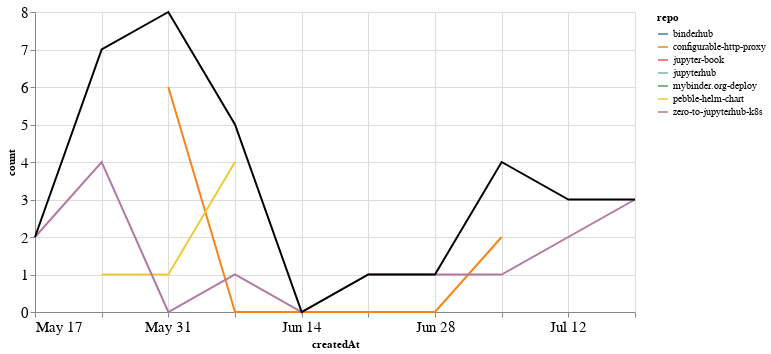

Notebook code for this chart:
### Markdown cell above
## PRs

### Code cell
prs_time = prs.groupby('repo').resample('W', on='createdAt').count()['author'].reset_index()
prs_time = prs_time.rename(columns={'author': 'count'})
prs_time_total = prs_time.groupby('createdAt').agg({"count": "sum"}).reset_index()

ch1 = alt.Chart(prs_time, width=600).mark_line().encode(
    x='createdAt',
    y='count',
    color='repo',
    tooltip="repo"
)

ch2 = alt.Chart(prs_time_total, width=600).mark_line(color="black").encode(
    x='createdAt',
    y='count',
)

ch1 + ch2

### Figure 1 — Vega-Lite specification as saved in the notebook (floating-point values rounded to 4 significant figures)
{"config": {"axisLeft": {"labelFontSize": 15}, "axisBottom": {"labelFontSize": 15}}, "layer": [{"data": {"name": "data-4ac53ae7cd1bdf70a362957badf1c2a9"}, "mark": "line", "encoding": {"color": {"type": "nominal", "field": "repo"}, "tooltip": {"type": "nominal", "field": "repo"}, "x": {"type": "temporal", "field": "createdAt"}, "y": {"type": "quantitative", "field": "count"}}, "width": 600}, {"data": {"name": "data-7a76f031217c9cf8fa329598137b1473"}, "mark": {"type": "line", "color": "black"}, "encoding": {"x": {"type": "temporal", "field": "createdAt"}, "y": {"type": "quantitative", "field": "count"}}, "width": 600}], "$schema": "https://vega.github.io/schema/vega-lite/v4.8.1.json", "datasets": {"data-4ac53ae7cd1bdf70a362957badf1c2a9": [{"repo": "binderhub", "createdAt": "2020-05-24T00:00:00", "count": 2}, {"repo": "configurable-http-proxy", "createdAt": "2020-05-31T00:00:00", "count": 6}, {"repo": "configurable-http-proxy", "createdAt": "2020-06-07T00:00:00", "count": 0}, {"repo": "configurable-http-proxy", "createdAt": "2020-06-14T00:00:00", "count": 0}, {"repo": "configurable-http-proxy", "createdAt": "2020-06-21T00:00:00", "count": 0}, {"repo": "configurable-http-proxy", "createdAt": "2020-06-28T00:00:00", "count": 0}, {"repo": "configurable-http-proxy", "createdAt": "2020-07-05T00:00:00", "count": 2}, {"repo": "jupyter-book", "createdAt": "2020-07-12T00:00:00", "count": 1}, {"repo": "jupyterhub", "createdAt": "2020-07-05T00:00:00", "count": 1}, {"repo": "mybinder.org-deploy", "createdAt": "2020-05-31T00:00:00", "count": 1}, {"repo": "pebble-helm-chart", "createdAt": "2020-05-24T00:00:00", "count": 1}, {"repo": "pebble-helm-chart", "createdAt": "2020-05-31T00:00:00", "count": 1}, {"repo": "pebble-helm-chart", "createdAt": "2020-06-07T00:00:00", "count": 4}, {"repo": "zero-to-jupyterhub-k8s", "createdAt": "2020-05-17T00:00:00", "count": 2}, {"repo": "zero-to-jupyterhub-k8s", "createdAt": "2020-05-24T00:00:00", "count": 4}, {"repo": "zero-to-jupyterhub-k8s", "createdAt": "2020-05-31T00:00:00", "count": 0}, {"repo": "zero-to-jupyterhub-k8s", "createdAt": "2020-06-07T00:00:00", "count": 1}, {"repo": "zero-to-jupyterhub-k8s", "createdAt": "2020-06-14T00:00:00", "count": 0}, {"repo": "zero-to-jupyterhub-k8s", "createdAt": "2020-06-21T00:00:00", "count": 1}, {"repo": "zero-to-jupyterhub-k8s", "createdAt": "2020-06-28T00:00:00", "count": 1}, {"repo": "zero-to-jupyterhub-k8s", "createdAt": "2020-07-05T00:00:00", "count": 1}, {"repo": "zero-to-jupyterhub-k8s", "createdAt": "2020-07-12T00:00:00", "count": 2}, {"repo": "zero-to-jupyterhub-k8s", "createdAt": "2020-07-19T00:00:00", "count": 3}], "data-7a76f031217c9cf8fa329598137b1473": [{"createdAt": "2020-05-17T00:00:00", "count": 2}, {"createdAt": "2020-05-24T00:00:00", "count": 7}, {"createdAt": "2020-05-31T00:00:00", "count": 8}, {"createdAt": "2020-06-07T00:00:00", "count": 5}, {"createdAt": "2020-06-14T00:00:00", "count": 0}, {"createdAt": "2020-06-21T00:00:00", "count": 1}, {"createdAt": "2020-06-28T00:00:00", "count": 1}, {"createdAt": "2020-07-05T00:00:00", "count": 4}, {"createdAt": "2020-07-12T00:00:00", "count": 3}, {"createdAt": "2020-07-19T00:00:00", "count": 3}]}}
